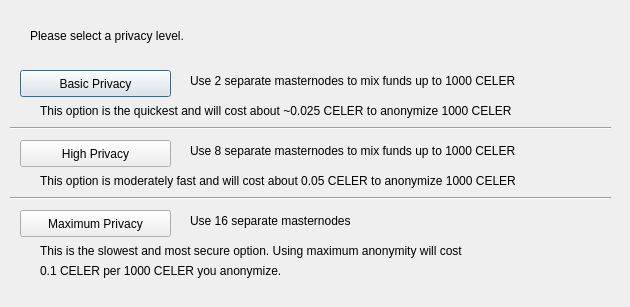
<?xml version="1.0" encoding="UTF-8"?>
<ui version="4.0">
 <class>DarksendConfig</class>
 <widget class="QDialog" name="DarksendConfig">
  <property name="geometry">
   <rect>
    <x>0</x>
    <y>0</y>
    <width>630</width>
    <height>307</height>
   </rect>
  </property>
  <property name="windowTitle">
   <string>Configure PrivateSend</string>
  </property>
  <widget class="QPushButton" name="buttonBasic">
   <property name="geometry">
    <rect>
     <x>20</x>
     <y>70</y>
     <width>151</width>
     <height>27</height>
    </rect>
   </property>
   <property name="text">
    <string>Basic Privacy</string>
   </property>
  </widget>
  <widget class="QPushButton" name="buttonHigh">
   <property name="geometry">
    <rect>
     <x>20</x>
     <y>140</y>
     <width>151</width>
     <height>27</height>
    </rect>
   </property>
   <property name="text">
    <string>High Privacy</string>
   </property>
  </widget>
  <widget class="QPushButton" name="buttonMax">
   <property name="geometry">
    <rect>
     <x>20</x>
     <y>210</y>
     <width>151</width>
     <height>27</height>
    </rect>
   </property>
   <property name="text">
    <string>Maximum Privacy</string>
   </property>
  </widget>
  <widget class="QLabel" name="label">
   <property name="geometry">
    <rect>
     <x>30</x>
     <y>20</y>
     <width>571</width>
     <height>31</height>
    </rect>
   </property>
   <property name="text">
    <string>Please select a privacy level.</string>
   </property>
  </widget>
  <widget class="QLabel" name="label_2">
   <property name="geometry">
    <rect>
     <x>190</x>
     <y>70</y>
     <width>421</width>
     <height>21</height>
    </rect>
   </property>
   <property name="text">
    <string>Use 2 separate masternodes to mix funds up to 1000 CELER</string>
   </property>
  </widget>
  <widget class="QLabel" name="label_3">
   <property name="geometry">
    <rect>
     <x>190</x>
     <y>140</y>
     <width>411</width>
     <height>21</height>
    </rect>
   </property>
   <property name="text">
    <string>Use 8 separate masternodes to mix funds up to 1000 CELER</string>
   </property>
  </widget>
  <widget class="QLabel" name="label_4">
   <property name="geometry">
    <rect>
     <x>190</x>
     <y>210</y>
     <width>421</width>
     <height>21</height>
    </rect>
   </property>
   <property name="text">
    <string>Use 16 separate masternodes</string>
   </property>
  </widget>
  <widget class="QLabel" name="label_6">
   <property name="geometry">
    <rect>
     <x>40</x>
     <y>100</y>
     <width>561</width>
     <height>21</height>
    </rect>
   </property>
   <property name="text">
    <string>This option is the quickest and will cost about ~0.025 CELER to anonymize 1000 CELER</string>
   </property>
  </widget>
  <widget class="QLabel" name="label_7">
   <property name="geometry">
    <rect>
     <x>40</x>
     <y>170</y>
     <width>561</width>
     <height>21</height>
    </rect>
   </property>
   <property name="text">
    <string>This option is moderately fast and will cost about 0.05 CELER to anonymize 1000 CELER</string>
   </property>
  </widget>
  <widget class="QLabel" name="label_8">
   <property name="geometry">
    <rect>
     <x>40</x>
     <y>240</y>
     <width>561</width>
     <height>21</height>
    </rect>
   </property>
   <property name="text">
    <string>This is the slowest and most secure option. Using maximum anonymity will cost</string>
   </property>
  </widget>
  <widget class="QLabel" name="label_9">
   <property name="geometry">
    <rect>
     <x>40</x>
     <y>260</y>
     <width>561</width>
     <height>21</height>
    </rect>
   </property>
   <property name="text">
    <string>0.1 CELER per 1000 CELER you anonymize.</string>
   </property>
  </widget>
  <widget class="Line" name="line">
   <property name="geometry">
    <rect>
     <x>10</x>
     <y>120</y>
     <width>601</width>
     <height>16</height>
    </rect>
   </property>
   <property name="orientation">
    <enum>Qt::Horizontal</enum>
   </property>
  </widget>
  <widget class="Line" name="line_2">
   <property name="geometry">
    <rect>
     <x>10</x>
     <y>190</y>
     <width>601</width>
     <height>16</height>
    </rect>
   </property>
   <property name="orientation">
    <enum>Qt::Horizontal</enum>
   </property>
  </widget>
 </widget>
 <resources/>
 <connections/>
</ui>
